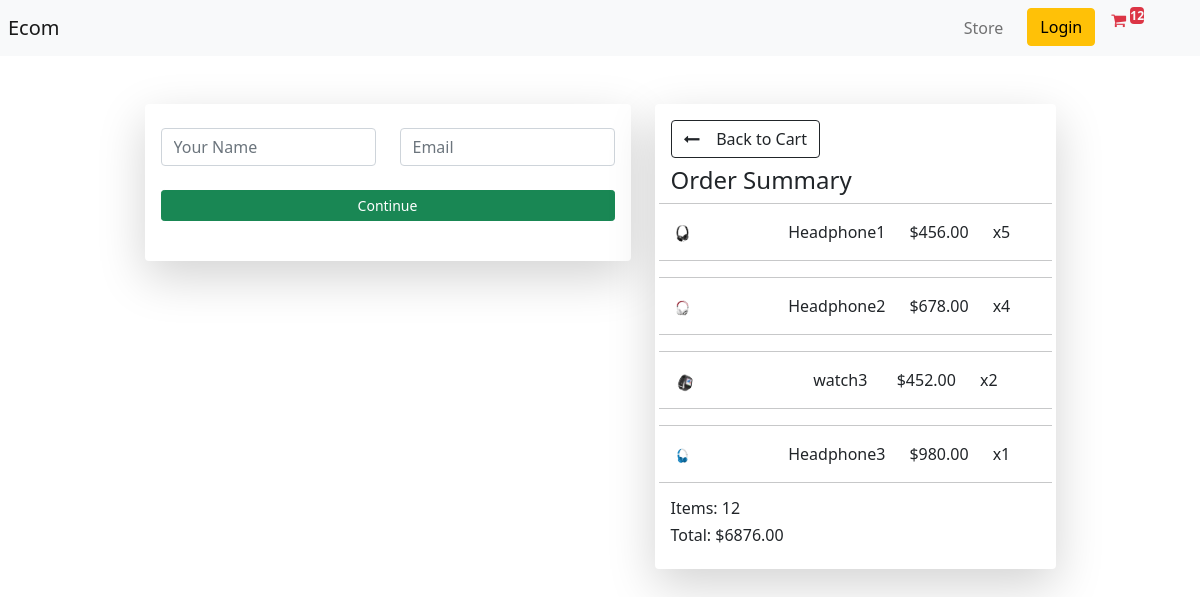
Before: /checkout/ (signed in) with the older database file.
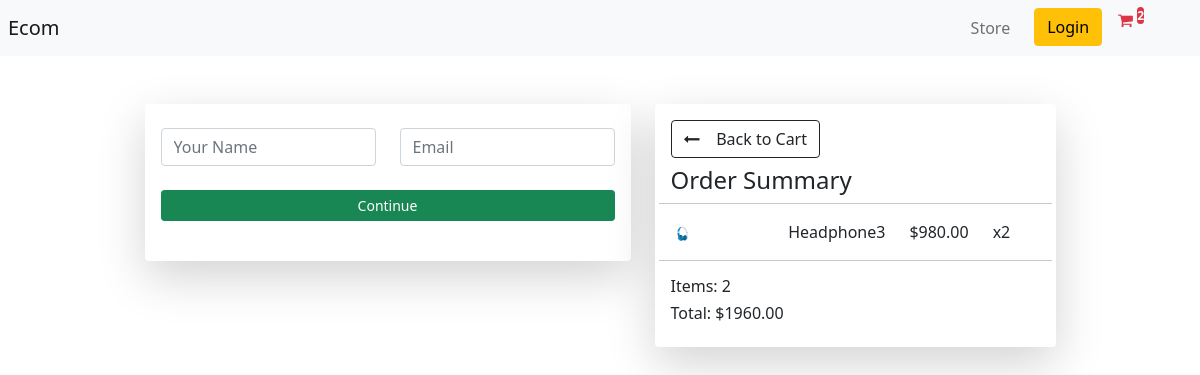
After: the same page with the newer database file.
### store/models.py (models this page shows, shortened)
class OrderItem(models.Model):
    product = models.ForeignKey(Product, on_delete=models.SET_NULL, null=True)
    order = models.ForeignKey(Order, on_delete = models.SET_NULL, null=True)
    quantity= models.IntegerField(default=0, null=True, blank=True)
    date_added = models.DateTimeField(auto_now_add=True)
    @property
    def get_total(self):
        total = self.product.price * self.quantity
        return total

class Product (models.Model):
    name = models.CharField(max_length=200)
    price = models.FloatField()
    digital = models.BooleanField(default=False, null=True, blank=True)
    image = models.ImageField(null=True, blank= True)
    @property
    def imageURL(self):
        try:
             url = self.image.url
        except:
            url = ''
        return url

class Order (models.Model):
    customer = models.ForeignKey(Customer, on_delete= models.SET_NULL, null=True, blank=True)
    complete = models.BooleanField(default=False)
    date_ordered = models.DateTimeField(auto_now_add=True)
    transaction_id = models.CharField(max_length=100, null=True)
    @property
    def shipping(self):
        shipping = False
        orderitems = self.orderitem_set.all()
        for i in orderitems:
            if i.product.digital == False:
                shipping = True
        return shipping
    @property
    def get_cart_total(self):
        orderitems = self.orderitem_set.all()
        total = sum ([item.get_total for item in orderitems])
        return total
    @property
    def get_cart_items(self):
        orderitems = self.orderitem_set.all()
        total = sum ([item.quantity for item in orderitems])
        return total

### store/views.py (the view)
# urls.py: path('checkout/', views.checkout, name="checkout"),
def checkout(request):
	if request.user.is_authenticated:
		customer = Customer.objects.filter(id = request.user.id).first()
		order, created = Order.objects.get_or_create(customer=customer, complete= False)
		items = order.orderitem_set.all()
		cartItems = order.get_cart_items
	else:
		items = []
		order = {'get_cart_total':0, 'get_cart_items':0, 'shipping':False}
		cartItems = order['get_cart_items']
	context = {'items': items, 'order':order, 'cartItems':cartItems}
	return render(request, 'store/checkout.html', context)

### store/templates/store/checkout.html (shortened to what this page needs)
{% extends 'store/main.html' %}
{% load static %}
{% block content %}
<div class="row d-flex justify-content-center mt-5 mx-5 mb-5 ">
    <div class="col-lg-6">
        <div class="card border-0 shadow-lg">
            <div class="card-body">
                <form class="mt-2" id="shippingForm">
                    <div class="row">
                        <div class="col-lg-6 mb-4">
                            <input class="form-control" placeholder="Your Name" name="name" type="name" required />
                        </div>
                        <div class=" col-lg-6 mb-4">
                            <input class="form-control" placeholder="Email" name="email" type="email" required />
                        </div>
                    </div>
                    <div class="mb-4 ">
                        <button type="submit" class="btn btn-sm btn-success w-100">Continue</button>
                    </div>
                </form>
            </div>
        </div>
    </div>
    <div class="col-lg-5 ">
        <div class="card border-0 shadow-lg">
            <div class="card-body ">
                <a href="{% url 'cart' %}" class="btn btn-outline-dark"><i class="fa fa-long-arrow-left"
                        aria-hidden="true"></i>
                    &nbsp;&nbsp; Back to Cart</a>
                <h4 class="mt-2 ">Order Summary </h4>
                {% for item in items %}
                <div class="row d-flex">
                    <hr>
                    <div style="flex: 2;">
                        <img src="{{item.product.imageURL}}" class="img-fluid w-25">
                    </div>
                    <div style="flex: 1;">
                        <p>{{item.product.name}}</p>
                    </div>
                    <div style="flex: 1;">
                        <p>${{item.product.price|floatformat:2}}</p>
                    </div>
                    <div style="flex: 1;">
                        <p>x{{item.quantity}}</p>
                    </div>
                    <hr>
                </div>
                {% endfor %}
                <h6>Items: {{order.get_cart_items}}</h6>
                <h6>Total: ${{order.get_cart_total|floatformat:2}}</h6>
            </div>
        </div>
    </div>
    {% endblock content %}

Changed rows visible on the page:
removed OrderItem: product.imageURL (picture), product.name "Headphone1", product.price "456.00", quantity "5"
removed OrderItem: product.imageURL (picture), product.name "Headphone2", product.price "678.00", quantity "4"
removed OrderItem: product.imageURL (picture), product.name "watch3", product.price "452.00", quantity "2"
changed OrderItem "Headphone3": quantity "1" → "2"
changed through a linked row, Order: get_cart_items "12" → "2"; get_cart_total "6876.00" → "1960.00"
Other visible differences:
{{ cartItems }}: "12" → "2"
